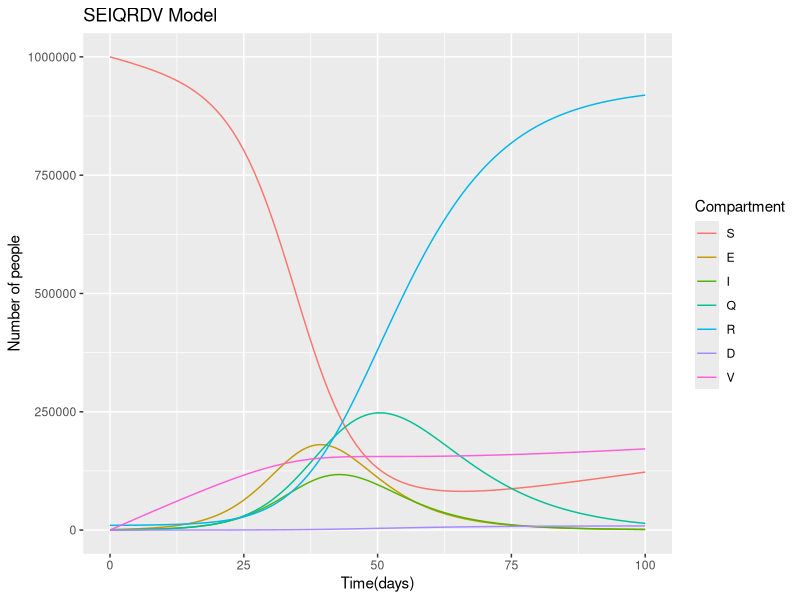

Here is the R script that generated this plot:
library(deSolve)
library(reshape2)
library(ggplot2)

initial_susceptible <- 1000000
initial_exposed <- 1100
initial_infected <- 500
initial_quarantined <- 500
initial_recovered <- 10000
initial_dead <- 100
inital_vaccinated <- 0

initial_state_values <- c(S=initial_susceptible, E=initial_exposed, 
                          I=initial_infected, Q=initial_quarantined, 
                          R=initial_recovered, D=initial_dead, 
                          V=inital_vaccinated)

parameters <- c(LAMBDAA=2300, beta=0.000000858, alpha=0.005, mu=0.00003, 
                gamma=0.1818, sigma=0.05, 
                delta=0.2631578947,kappa=0.014, 
                lambda=0.1,rho=0.06666667)

times <-seq(from = 0, to = 100, by = 1)

seir_model <- function(time, state, parameters) {
  with(as.list(c(state, parameters)), {
    
    N <- S+E+I+Q+R+D+V
    
    dS <- LAMBDAA - beta*S*I - alpha*S - mu*S
    dE <- beta*S*I - gamma*E + sigma*beta*V*I - mu*E
    dI <- gamma*E - delta*I - mu*I
    dQ <- delta*I - (1-kappa)*lambda*Q - kappa*rho*Q - mu*Q
    dR <- (1-kappa)*lambda*Q - mu*R
    dD <- kappa*rho*Q
    dV <- alpha*S - sigma*beta*V*I - mu*V
    
    return(list(c(dS,dE,dI,dQ,dR,dD,dV)))
  })
}

output <- as.data.frame(ode(y = initial_state_values,
                            times = times,
                            func = seir_model,
                            parms = parameters))

output_long <- melt(as.data.frame(output), id = "time")

ggplot(data = output_long, 
       aes(x = time, y = value, color = variable, group = variable)) + 
  geom_line() + 
  xlab("Time(days)") + 
  ylab("Number of people") + 
  labs(title = paste("SEIQRDV Model"), colour = "Compartment")
